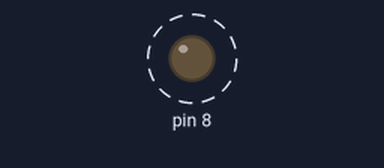
Recording of a sketch running on a simulated Arduino Uno, built with avr-gcc and run on an emulated ATmega328P. Parts: output pins drawn as LEDs (lit = HIGH). Dashed ring = blinking.

Above: at 0.6 s.
Timing chart, 0 to 3.0 s (numbered marks = the images above):
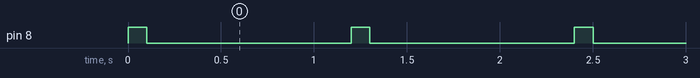

Measured:
- by itself, pin 8: alternates HIGH for 0.10 s and LOW for 1.1 s

The sketch:

LED.ino
```cpp
void setup() {
// initialize the digital pin as an output.
// Pin 8 is our output pin
pinMode(8, OUTPUT);
}
void loop() {
digitalWrite(8, HIGH); // set the LED on
delay(100); // wait for a second
digitalWrite(8, LOW); // set the LED off
delay(100); // wait for a second
digitalWrite(9, HIGH);
delay(100);
digitalWrite(9, LOW);
delay(100);
digitalWrite(10, HIGH);
delay(100);
digitalWrite(10, LOW);
delay(100);
digitalWrite(11, HIGH);
delay(100);
digitalWrite(11, LOW);
delay(100);
digitalWrite(12, HIGH);
delay(100);
digitalWrite(12, LOW);
delay(100);
digitalWrite(13, HIGH);
delay(100);
digitalWrite(13, LOW);
delay(100);
}
```
